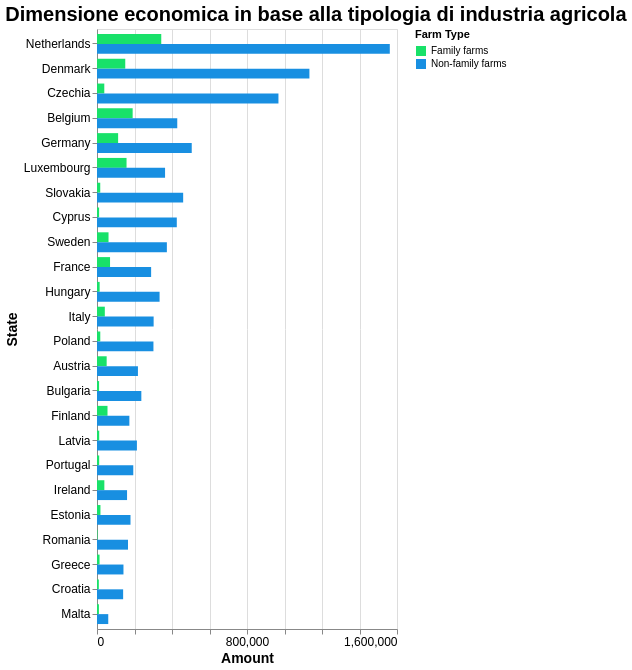

Write the Vega-Lite specification saved for this chart.
### Vega-Lite specification from a JSON file in a GitHub repository (floating-point values rounded to 4 significant figures)
{"$schema": "https://vega.github.io/schema/vega-lite/v5.17.0.json", "config": {"axis": {"labelFontSize": 12, "titleFontSize": 14}, "background": "transparent", "title": {"anchor": "start", "color": "black", "fontSize": 20}}, "data": {"name": "data-47f1a3cdc4bec9036d10c7a2fee07029"}, "datasets": {"data-47f1a3cdc4bec9036d10c7a2fee07029": [{"Amount": 342715, "Farm Type": "Family farms", "State": "Netherlands"}, {"Amount": 150726, "Farm Type": "Family farms", "State": "Denmark"}, {"Amount": 38918, "Farm Type": "Family farms", "State": "Czechia"}, {"Amount": 112671, "Farm Type": "Family farms", "State": "Germany"}, {"Amount": 17269, "Farm Type": "Family farms", "State": "Slovakia"}, {"Amount": 190142, "Farm Type": "Family farms", "State": "Belgium"}, {"Amount": 11284, "Farm Type": "Family farms", "State": "Cyprus"}, {"Amount": 61471, "Farm Type": "Family farms", "State": "Sweden"}, {"Amount": 157590, "Farm Type": "Family farms", "State": "Luxembourg"}, {"Amount": 14176, "Farm Type": "Family farms", "State": "Hungary"}, {"Amount": 41685, "Farm Type": "Family farms", "State": "Italy"}, {"Amount": 17483, "Farm Type": "Family farms", "State": "Poland"}, {"Amount": 69573, "Farm Type": "Family farms", "State": "France"}, {"Amount": 11093, "Farm Type": "Family farms", "State": "Bulgaria"}, {"Amount": 51516, "Farm Type": "Family farms", "State": "Austria"}, {"Amount": 11694, "Farm Type": "Family farms", "State": "Latvia"}, {"Amount": 11633, "Farm Type": "Family farms", "State": "Portugal"}, {"Amount": 18376, "Farm Type": "Family farms", "State": "Estonia"}, {"Amount": 56044, "Farm Type": "Family farms", "State": "Finland"}, {"Amount": 2747, "Farm Type": "Family farms", "State": "Romania"}, {"Amount": 39206, "Farm Type": "Family farms", "State": "Ireland"}, {"Amount": 13548, "Farm Type": "Family farms", "State": "Greece"}, {"Amount": 9755, "Farm Type": "Family farms", "State": "Croatia"}, {"Amount": 10199, "Farm Type": "Family farms", "State": "Malta"}, {"Amount": 1561584, "Farm Type": "Non-family farms", "State": "Netherlands"}, {"Amount": 1132872, "Farm Type": "Non-family farms", "State": "Denmark"}, {"Amount": 967711, "Farm Type": "Non-family farms", "State": "Czechia"}, {"Amount": 505254, "Farm Type": "Non-family farms", "State": "Germany"}, {"Amount": 459554, "Farm Type": "Non-family farms", "State": "Slovakia"}, {"Amount": 428045, "Farm Type": "Non-family farms", "State": "Belgium"}, {"Amount": 425576, "Farm Type": "Non-family farms", "State": "Cyprus"}, {"Amount": 372636, "Farm Type": "Non-family farms", "State": "Sweden"}, {"Amount": 362996, "Farm Type": "Non-family farms", "State": "Luxembourg"}, {"Amount": 333781, "Farm Type": "Non-family farms", "State": "Hungary"}, {"Amount": 302042, "Farm Type": "Non-family farms", "State": "Italy"}, {"Amount": 301017, "Farm Type": "Non-family farms", "State": "Poland"}, {"Amount": 288669, "Farm Type": "Non-family farms", "State": "France"}, {"Amount": 236461, "Farm Type": "Non-family farms", "State": "Bulgaria"}, {"Amount": 218328, "Farm Type": "Non-family farms", "State": "Austria"}, {"Amount": 212858, "Farm Type": "Non-family farms", "State": "Latvia"}, {"Amount": 193493, "Farm Type": "Non-family farms", "State": "Portugal"}, {"Amount": 178690, "Farm Type": "Non-family farms", "State": "Estonia"}, {"Amount": 172654, "Farm Type": "Non-family farms", "State": "Finland"}, {"Amount": 165456, "Farm Type": "Non-family farms", "State": "Romania"}, {"Amount": 160280, "Farm Type": "Non-family farms", "State": "Ireland"}, {"Amount": 141157, "Farm Type": "Non-family farms", "State": "Greece"}, {"Amount": 139381, "Farm Type": "Non-family farms", "State": "Croatia"}, {"Amount": 60006, "Farm Type": "Non-family farms", "State": "Malta"}]}, "encoding": {"color": {"field": "Farm Type", "scale": {"domain": ["Family farms", "Non-family farms"], "range": ["#18E169", "#188FE1"]}, "type": "nominal"}, "tooltip": [{"field": "State", "type": "nominal"}, {"field": "Farm Type", "type": "nominal"}, {"field": "Amount", "format": ",", "type": "quantitative"}], "x": {"field": "Amount", "title": "Amount", "type": "quantitative"}, "y": {"field": "State", "sort": "-x", "title": "State", "type": "nominal"}, "yOffset": {"field": "Farm Type", "type": "nominal"}}, "height": 600, "mark": {"type": "bar"}, "title": "Dimensione economica in base alla tipologia di industria agricola", "width": "container"}
